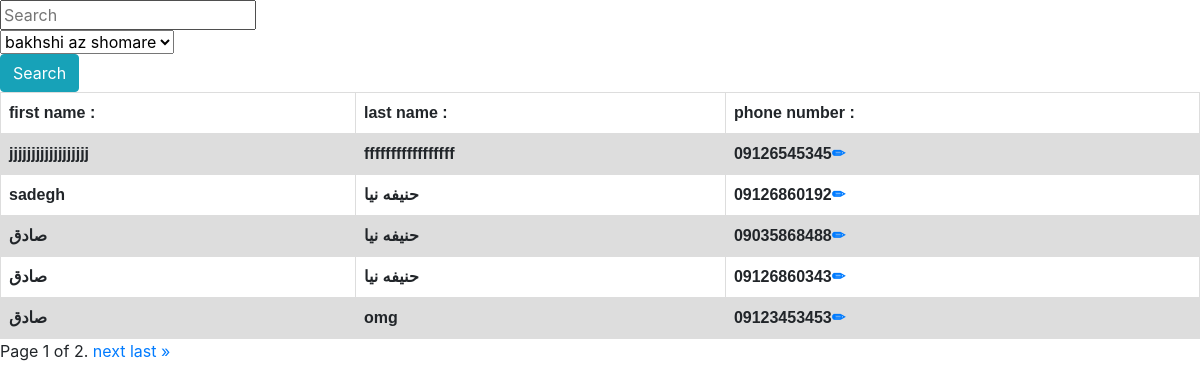
The app's page /newsearch/ (signed in) with its own data.
### user/models.py (models this page shows)
class MyUser(models.Model):
    first_name = models.CharField(max_length=50)
    last_name = models.CharField(max_length=50)
    phone_number = models.CharField(validators=[phone_regex], max_length=11)
    user = models.ForeignKey(User, on_delete=models.PROTECT)
    class Meta:
        constraints = [
            models.UniqueConstraint(fields=['phone_number', 'user'], name='unique number')
        ]

### user/views.py (the view)
# urls.py: path('newsearch/', NewSearch.as_view(), name='new search'),
@method_decorator(csrf_exempt, name='dispatch')
class NewSearch(LoginRequiredMixin, ListView):
    model = models.MyUser
    template_name = 'newsearch.html'
    paginate_by = 5
    def get_queryset(self):
        searched = self.request.GET.get('searched', None)
        mode = self.request.GET.get('mode', None)
        if mode == '1':
            obj = models.MyUser.objects.filter(phone_number__contains=searched, user=self.request.user)
        elif mode == '2':
            obj = models.MyUser.objects.filter(phone_number=searched, user=self.request.user)
        elif mode == '3':
            obj = models.MyUser.objects.filter(phone_number__startswith=searched, user=self.request.user)
        elif mode == '4':
            obj = models.MyUser.objects.filter(phone_number__endswith=searched, user=self.request.user)
        else:
            obj = models.MyUser.objects.filter(user=self.request.user)
        return obj

### user/templates/newsearch.html (shortened to what this page needs)
<!DOCTYPE html>
<html lang="en">
<head>
    <link rel="stylesheet" href="https://maxcdn.bootstrapcdn.com/bootstrap/4.5.2/css/bootstrap.min.css">
</head>
<body>
<form action="" method="get">
    <div>
        <label for="searched"></label><input placeholder="Search" name="searched" required id="searched" maxlength="11">
        <div>
        <label for="mode"></label><select id="mode" name="mode">
            <option value="1">bakhshi az shomare</option>
        </select>
        </div>
    </div>
    <button class="btn btn-info" type="submit">Search</button>
</form>
<table id="div1">
<tr>
    <th>first name : </th>
    <th>last name : </th>
    <th>phone number : </th>
</tr>
{% for obj in page_obj %}
    <tr>
        <th>{{ obj.first_name }}</th>
        <th>{{ obj.last_name }}</th>
        <th>{{ obj.phone_number }}<a href="{% url 'edit' obj.pk %}" >✏</th>
    </tr>
{% endfor %}
</table>
<div class="pagination">
    <span class="step-links">
        <span class="current">
            Page {{ page_obj.number }} of {{ page_obj.paginator.num_pages }}.
        </span>
        {% if page_obj.has_next %}
            <a href="?page={{ page_obj.next_page_number }}">next</a>
            <a href="?page={{ page_obj.paginator.num_pages }}">last &raquo;</a>
        {% endif %}
    </span>
</div>
</body>
</html>

### user/templates/newsearch.html (style rules this page uses)
table { font-family: arial, sans-serif; border-collapse: collapse; width: 100%; }
td, th { border: 1px solid #dddddd; text-align: left; padding: 8px; }
tr:nth-child(even) { background-color: #dddddd; }

### records on screen
MyUser: first_name "jjjjjjjjjjjjjjjjjj", last_name "fffffffffffffffff", phone_number "09126545345"
MyUser: first_name "sadegh", last_name "حنیفه نیا", phone_number "09126860192"
MyUser: first_name "صادق", last_name "حنیفه نیا", phone_number "09035868488"
MyUser: first_name "صادق", last_name "حنیفه نیا", phone_number "09126860343"
MyUser: first_name "صادق", last_name "omg", phone_number "09123453453"

### other values on screen
{{ page_obj.number }} "1"
{{ page_obj.paginator.num_pages }} "2"
